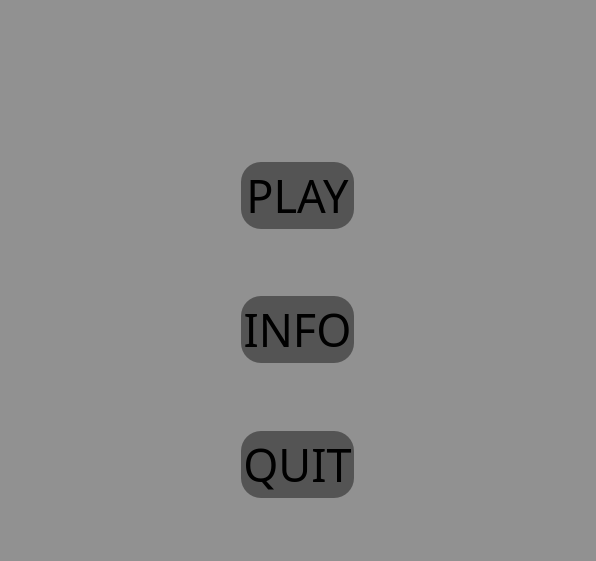
<?xml version="1.0" encoding="UTF-8"?>
<ui version="4.0">
 <class>MainWindow</class>
 <widget class="QMainWindow" name="MainWindow">
  <property name="geometry">
   <rect>
    <x>0</x>
    <y>0</y>
    <width>596</width>
    <height>561</height>
   </rect>
  </property>
  <property name="windowTitle">
   <string>Bomberman</string>
  </property>
  <property name="styleSheet">
   <string notr="true">background-color: #919191;</string>
  </property>
  <widget class="QWidget" name="centralwidget">
   <widget class="QWidget" name="layoutWidget">
    <property name="geometry">
     <rect>
      <x>0</x>
      <y>0</y>
      <width>594</width>
      <height>559</height>
     </rect>
    </property>
    <layout class="QHBoxLayout" name="horizontalLayout">
     <item>
      <spacer name="horizontalSpacer">
       <property name="orientation">
        <enum>Qt::Horizontal</enum>
       </property>
       <property name="sizeHint" stdset="0">
        <size>
         <width>40</width>
         <height>20</height>
        </size>
       </property>
      </spacer>
     </item>
     <item>
      <layout class="QVBoxLayout" name="verticalLayout">
       <item>
        <spacer name="verticalSpacer_5">
         <property name="orientation">
          <enum>Qt::Vertical</enum>
         </property>
         <property name="sizeHint" stdset="0">
          <size>
           <width>20</width>
           <height>40</height>
          </size>
         </property>
        </spacer>
       </item>
       <item>
        <widget class="QLabel" name="label">
         <property name="text">
          <string/>
         </property>
         <property name="pixmap">
          <pixmap>images/gui/logo.png</pixmap>
         </property>
        </widget>
       </item>
       <item>
        <spacer name="verticalSpacer_3">
         <property name="orientation">
          <enum>Qt::Vertical</enum>
         </property>
         <property name="sizeType">
          <enum>QSizePolicy::Fixed</enum>
         </property>
         <property name="sizeHint" stdset="0">
          <size>
           <width>20</width>
           <height>80</height>
          </size>
         </property>
        </spacer>
       </item>
       <item>
        <widget class="QPushButton" name="play_pushbutton">
         <property name="font">
          <font>
           <family>Impact</family>
           <pointsize>34</pointsize>
          </font>
         </property>
         <property name="styleSheet">
          <string notr="true">QPushButton {
    border-radius: 20px;
    background-color: #545454;
    padding: 2px;
}

QPushButton:hover {
    background-color: #6c6c6c; 
}

QPushButton:pressed {
    background-color: #3c3c3c;
}</string>
         </property>
         <property name="text">
          <string>PLAY</string>
         </property>
        </widget>
       </item>
       <item>
        <spacer name="verticalSpacer_2">
         <property name="orientation">
          <enum>Qt::Vertical</enum>
         </property>
         <property name="sizeHint" stdset="0">
          <size>
           <width>20</width>
           <height>40</height>
          </size>
         </property>
        </spacer>
       </item>
       <item>
        <widget class="QPushButton" name="info_pushbutton">
         <property name="font">
          <font>
           <family>Impact</family>
           <pointsize>34</pointsize>
          </font>
         </property>
         <property name="styleSheet">
          <string notr="true">QPushButton {
    border-radius: 20px;
    background-color: #545454;
    padding: 2px;
}

QPushButton:hover {
    background-color: #6c6c6c; 
}

QPushButton:pressed {
    background-color: #3c3c3c;
}</string>
         </property>
         <property name="text">
          <string>INFO</string>
         </property>
        </widget>
       </item>
       <item>
        <spacer name="verticalSpacer_4">
         <property name="orientation">
          <enum>Qt::Vertical</enum>
         </property>
         <property name="sizeHint" stdset="0">
          <size>
           <width>20</width>
           <height>40</height>
          </size>
         </property>
        </spacer>
       </item>
       <item>
        <widget class="QPushButton" name="quit_pushbutton">
         <property name="font">
          <font>
           <family>Impact</family>
           <pointsize>34</pointsize>
          </font>
         </property>
         <property name="styleSheet">
          <string notr="true">QPushButton {
    border-radius: 20px;
    background-color: #545454;
    padding: 2px;
}

QPushButton:hover {
    background-color: #6c6c6c; 
}

QPushButton:pressed {
    background-color: #3c3c3c;
}</string>
         </property>
         <property name="text">
          <string>QUIT</string>
         </property>
        </widget>
       </item>
       <item>
        <spacer name="verticalSpacer">
         <property name="orientation">
          <enum>Qt::Vertical</enum>
         </property>
         <property name="sizeHint" stdset="0">
          <size>
           <width>20</width>
           <height>40</height>
          </size>
         </property>
        </spacer>
       </item>
      </layout>
     </item>
     <item>
      <spacer name="horizontalSpacer_2">
       <property name="orientation">
        <enum>Qt::Horizontal</enum>
       </property>
       <property name="sizeHint" stdset="0">
        <size>
         <width>40</width>
         <height>20</height>
        </size>
       </property>
      </spacer>
     </item>
    </layout>
   </widget>
  </widget>
  <widget class="QMenuBar" name="menubar">
   <property name="geometry">
    <rect>
     <x>0</x>
     <y>0</y>
     <width>596</width>
     <height>21</height>
    </rect>
   </property>
  </widget>
  <widget class="QStatusBar" name="statusbar"/>
 </widget>
 <resources/>
 <connections/>
</ui>
